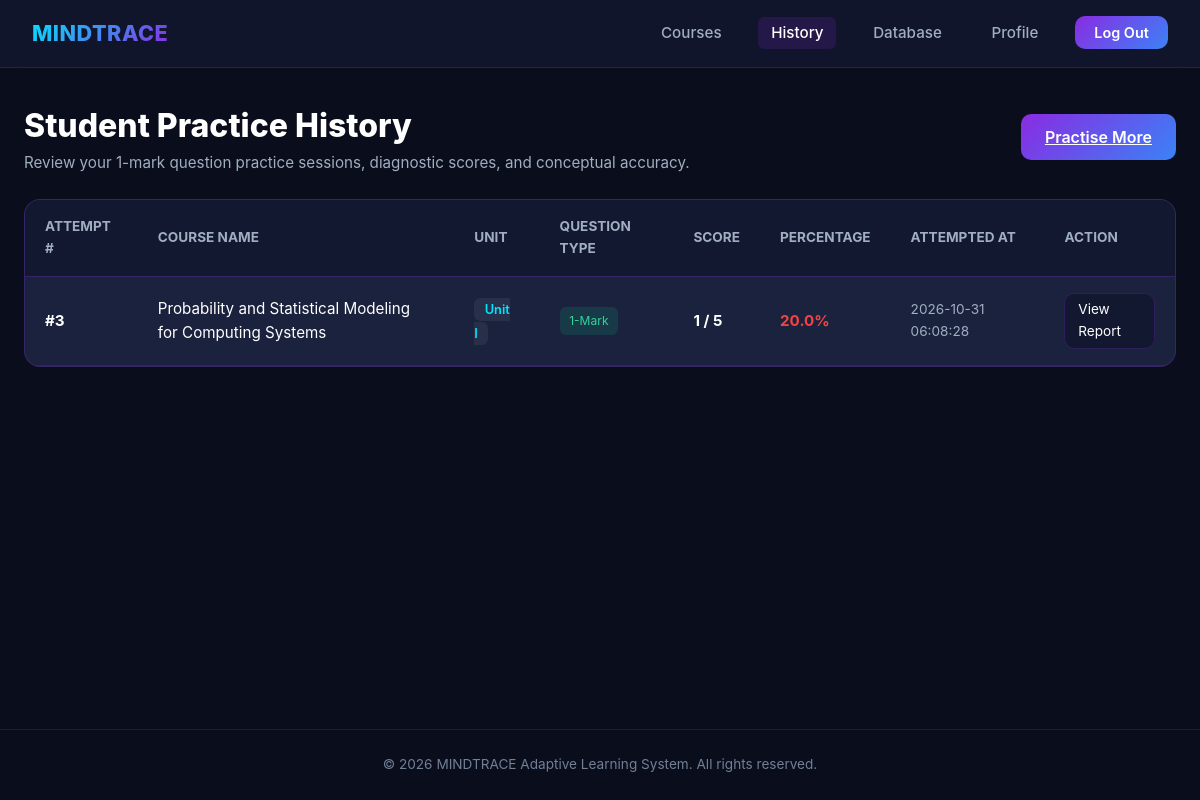
Page /history (signed in) on the committed database.
### tables this page shows
CREATE TABLE attempts (
    id INTEGER PRIMARY KEY AUTOINCREMENT,
    student_id INTEGER NOT NULL,
    course_name TEXT NOT NULL,
    unit TEXT DEFAULT 'All Units',
    marks_filter TEXT DEFAULT 'All Marks',
    total_questions INTEGER NOT NULL,
    correct_answers INTEGER DEFAULT 0,
    score REAL DEFAULT 0.0,
    percentage REAL DEFAULT 0.0,
    scoring_available INTEGER DEFAULT 1,
    submitted_answers TEXT,
    evaluation_summary TEXT,
    attempt_date DATETIME DEFAULT CURRENT_TIMESTAMP, course TEXT, marks INTEGER DEFAULT 1, attempted_questions INTEGER DEFAULT 0, incorrect_answers INTEGER DEFAULT 0, unanswered_questions INTEGER DEFAULT 0, created_at DATETIME DEFAULT CURRENT_TIMESTAMP,
    FOREIGN KEY (student_id) REFERENCES students(id) ON DELETE CASCADE
);

### app.py (the view)
@app.route("/history")
@login_required
def history():
    conn = get_db_connection()
    attempts = conn.execute("""
        SELECT * FROM attempts
        WHERE student_id = ?
        ORDER BY created_at DESC
    """, (session["student_id"],)).fetchall()
    conn.close()
    return render_template("history.html", attempts=attempts)

### app.py (called while the page is built, shortened)
def get_db_connection():
    conn = sqlite3.connect(DB_PATH)
    conn.row_factory = sqlite3.Row
    conn.execute("PRAGMA foreign_keys = ON")
    return conn

def login_required(f):
    @wraps(f)
    def decorated_function(*args, **kwargs):
        conn = get_db_connection()
        student = conn.execute(
            "SELECT id, verified FROM students WHERE id = ?",
            (session["student_id"],)
        ).fetchone()
        conn.close()
        return f(*args, **kwargs)
    return decorated_function

@app.context_processor
def inject_global():
    return {
        "current_year": datetime.now().year,
        "courses_list": COURSES
    }

### templates/history.html (shortened to what this page needs)
<!DOCTYPE html>
<html lang="en">
<head>
    <link rel="stylesheet" href="{{ url_for('static', filename='style.css') }}">
</head>
<body>
    <header class="navbar">
        <a href="{{ url_for('courses') }}" class="nav-brand">MINDTRACE</a>
        <ul class="nav-links">
            <li><a href="{{ url_for('courses') }}" class="nav-link">Courses</a></li>
            <li><a href="{{ url_for('history') }}" class="nav-link active">History</a></li>
            <li><a href="{{ url_for('database') }}" class="nav-link">Database</a></li>
            <li><a href="{{ url_for('profile') }}" class="nav-link">Profile</a></li>
            <li><a href="{{ url_for('logout') }}" class="nav-btn">Log Out</a></li>
        </ul>
    </header>
    <main class="container">
        <div style="display: flex; justify-content: space-between; align-items: center; margin-bottom: 1.5rem; flex-wrap: wrap; gap: 1rem;">
            <div>
                <h1 style="font-size: 2rem; font-weight: 800;">Student Practice History</h1>
                <p style="color: var(--text-secondary); font-size: 0.95rem;">Review your 1-mark question practice sessions, diagnostic scores, and conceptual accuracy.</p>
            </div>
            <a href="{{ url_for('courses') }}" class="btn-primary" style="width: auto; padding: 0.65rem 1.5rem; margin-top: 0;">Practise More</a>
        </div>
        {% if not attempts %}
        <div class="auth-card" style="text-align: center; padding: 3rem;">
            <h2>No Practice Attempts Recorded Yet</h2>
            <p style="color: var(--text-secondary); margin: 1rem 0;">Select a syllabus course and unit to start answering 1-mark questions.</p>
            <a href="{{ url_for('courses') }}" class="btn-primary" style="display: inline-block; width: auto; padding: 0.75rem 2rem;">Explore Courses</a>
        </div>
        {% else %}
        <div class="table-card">
            <div class="table-responsive">
                <table class="custom-table">
                    <thead>
                        <tr>
                            <th>Attempt #</th>
                            <th>Course Name</th>
                            <th>Unit</th>
                            <th>Question Type</th>
                            <th>Score</th>
                            <th>Percentage</th>
                            <th>Attempted At</th>
                            <th>Action</th>
                        </tr>
                    </thead>
                    <tbody>
                        {% for a in attempts %}
                        <tr>
                            <td><strong>#{{ a['id'] }}</strong></td>
                            <td>{{ a['course'] or a['course_name'] }}</td>
                            <td><span class="meta-pill">{{ a['unit'] }}</span></td>
                            <td><span class="pdf-badge found" style="font-size: 0.75rem;">1-Mark</span></td>
                            <td><strong>{{ a['correct_answers'] }} / {{ a['total_questions'] }}</strong></td>
                            <td>
                                <strong style="color: {% if a['percentage'] >= 70 %}var(--accent-success){% elif a['percentage'] >= 40 %}var(--accent-warning){% else %}var(--accent-danger){% endif %};">
                                    {{ a['percentage'] }}%
                                </strong>
                            </td>
                            <td style="color: var(--text-secondary); font-size: 0.85rem;">{{ a['created_at'] or a['attempt_date'] }}</td>
                            <td>
                                <a href="{{ url_for('result', attempt_id=a['id']) }}" class="btn-secondary" style="padding: 0.35rem 0.8rem; font-size: 0.85rem;">
                                    View Report
                                </a>
                            </td>
                        </tr>
                        {% endfor %}
                    </tbody>
                </table>
            </div>
        </div>
        {% endif %}
    </main>
    <footer>
        <p>&copy; {{ current_year }} MINDTRACE Adaptive Learning System. All rights reserved.</p>
    </footer>
</body>
</html>

### static/style.css (style rules this page uses)
:root { --bg-primary: #0A0D1B; --bg-secondary: #12182F; --bg-card: #1A223E; --bg-card-hover: #222C52; --border-color: rgba(138, 43, 226, 0.25); --border-active: #00E5FF; --text-primary: #FFFFFF; --text-secondary: #A0AEC0; --text-muted: #718096; --accent-purple: #8A2BE2; --accent-cyan: #00E5FF; --accent-blue: #3B82F6; --accent-success: #10B981; --accent-warning: #F59E0B; --accent-danger: #EF4444; --shadow-glow: 0 0 20px rgba(0, 229, 255, 0.15); --shadow-purple-glow: 0 0 25px rgba(138, 43, 226, 0.25); --radius-lg: 16px; --radius-md: 10px; --radius-sm: 6px; --transition-fast: 0.2s ease; }
* { box-sizing: border-box; margin: 0; padding: 0; }
body { background-color: var(--bg-primary); color: var(--text-primary); font-family: -apple-system, BlinkMacSystemFont, "Segoe UI", Roboto, Oxygen, Ubuntu, Cantarell, "Helvetica Neue", sans-serif; min-height: 100vh; display: flex; flex-direction: column; line-height: 1.6; }
.navbar { background: rgba(18, 24, 47, 0.85); backdrop-filter: blur(12px); border-bottom: 1px solid var(--border-color); padding: 1rem 2rem; display: flex; justify-content: space-between; align-items: center; position: sticky; top: 0; z-index: 100; }
.nav-brand { display: flex; align-items: center; gap: 0.75rem; text-decoration: none; font-size: 1.35rem; font-weight: 800; background: linear-gradient(135deg, var(--accent-cyan), var(--accent-purple)); -webkit-background-clip: text; -webkit-text-fill-color: transparent; letter-spacing: 0.5px; }
.nav-links { display: flex; align-items: center; gap: 1.5rem; list-style: none; }
.nav-link { color: var(--text-secondary); text-decoration: none; font-weight: 500; font-size: 0.95rem; transition: var(--transition-fast); padding: 0.4rem 0.8rem; border-radius: var(--radius-sm); }
.nav-link:hover, .nav-link.active { color: #fff; background: rgba(138, 43, 226, 0.15); }
.nav-btn { background: linear-gradient(135deg, var(--accent-purple), var(--accent-blue)); color: #fff; padding: 0.5rem 1.2rem; border-radius: var(--radius-md); text-decoration: none; font-weight: 600; font-size: 0.9rem; transition: var(--transition-fast); }
.container { max-width: 1200px; margin: 2rem auto; padding: 0 1.5rem; flex: 1; width: 100%; }
.btn-primary { width: 100%; background: linear-gradient(135deg, var(--accent-purple), var(--accent-blue)); border: none; color: #fff; padding: 0.85rem; border-radius: var(--radius-md); font-size: 1rem; font-weight: 600; cursor: pointer; transition: var(--transition-fast); margin-top: 0.5rem; }
.btn-secondary { background: var(--bg-secondary); border: 1px solid var(--border-color); color: var(--text-primary); padding: 0.7rem 1.2rem; border-radius: var(--radius-md); font-size: 0.95rem; cursor: pointer; transition: var(--transition-fast); text-decoration: none; display: inline-block; }
.pdf-badge { font-size: 0.8rem; display: inline-flex; align-items: center; gap: 0.4rem; padding: 0.3rem 0.6rem; border-radius: var(--radius-sm); }
.pdf-badge.found { background: rgba(16, 185, 129, 0.15); color: #34D399; }
.meta-pill { background: rgba(255, 255, 255, 0.06); padding: 0.25rem 0.65rem; border-radius: var(--radius-sm); font-size: 0.8rem; font-weight: 600; color: var(--accent-cyan); }
.table-card { background: var(--bg-card); border: 1px solid var(--border-color); border-radius: var(--radius-lg); overflow: hidden; margin-top: 1.5rem; }
.table-responsive { overflow-x: auto; }
.custom-table { width: 100%; border-collapse: collapse; text-align: left; }
.custom-table th { background: var(--bg-secondary); padding: 1rem 1.25rem; font-size: 0.85rem; font-weight: 700; color: var(--text-secondary); border-bottom: 1px solid var(--border-color); text-transform: uppercase; }
.custom-table td { padding: 1rem 1.25rem; border-bottom: 1px solid rgba(255, 255, 255, 0.05); font-size: 0.95rem; }
footer { margin-top: auto; border-top: 1px solid var(--border-color); padding: 1.5rem 2rem; text-align: center; color: var(--text-muted); font-size: 0.85rem; }

### rows in the picture
attempts: id "3", course "Probability and Statistical Modeling for Computing Systems", unit "Unit I", correct_answers "1", total_questions "5", percentage "20.0", created_at "2026-10-31 06:08:28"
